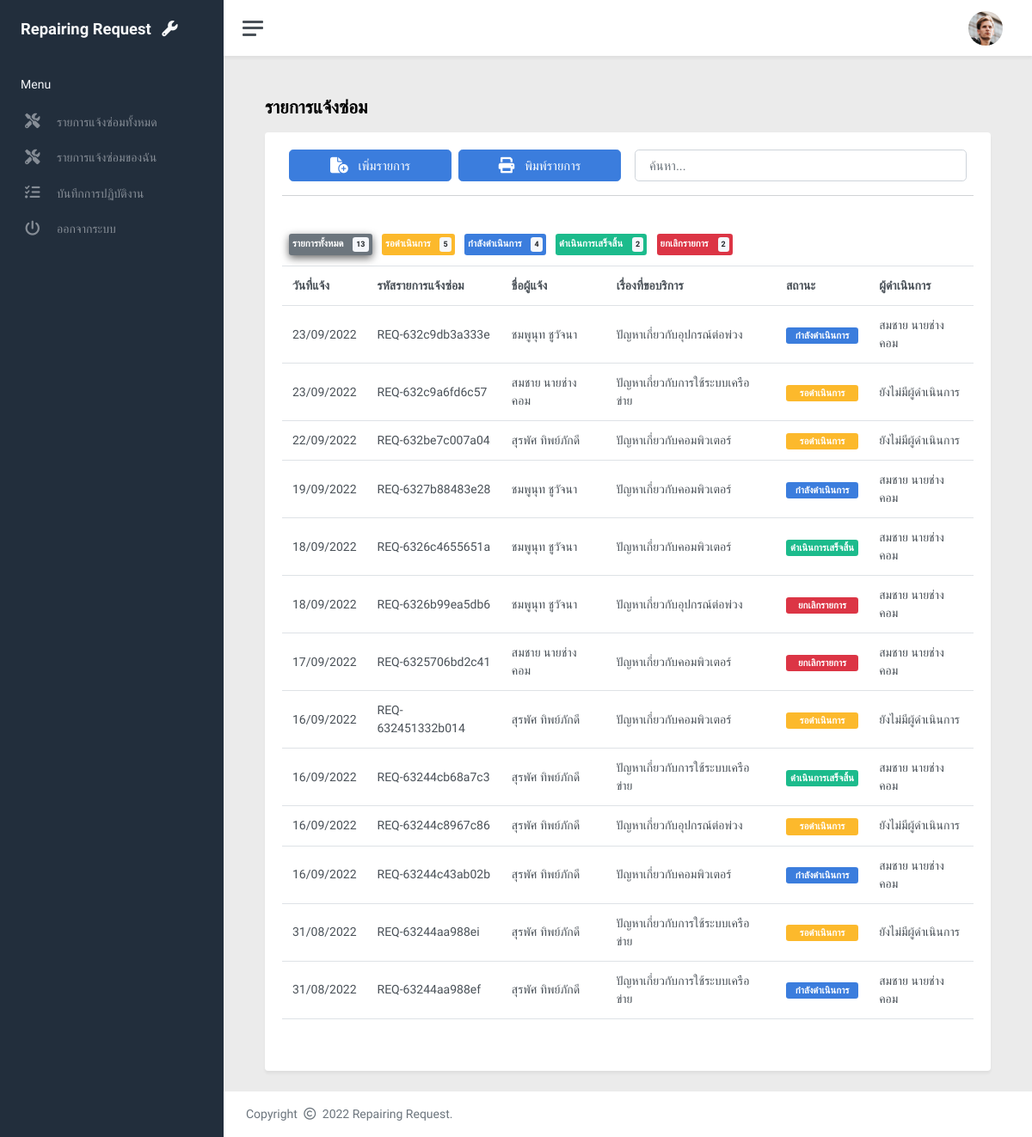
/o-request-all.php (signed in), run on the app's committed database.
### tables this page shows
CREATE TABLE `user` (
  `user_id` varchar(17) NOT NULL COMMENT 'รหัสผู้ใช้',
  `user_profile` varchar(50) NOT NULL DEFAULT 'default-avatar.png' COMMENT 'รูปโปรไฟล์',
  `user_name` varchar(50) NOT NULL COMMENT 'ชื่อผู้ใช้',
  `user_lastname` varchar(50) NOT NULL COMMENT 'นามสกุลผู้ใช้',
  `user_tel` varchar(15) NOT NULL COMMENT 'โทรศัพท์',
  `dep_id` int(5) DEFAULT NULL COMMENT 'รหัสหน่วยงาน/แผนก',
  `user_username` varchar(50) NOT NULL COMMENT 'Username',
  `user_password` varchar(100) NOT NULL COMMENT 'รหัสผ่าน',
  `user_token` varchar(100) DEFAULT NULL COMMENT 'คีย์จดจำผู้ใช้',
  `user_level` int(2) DEFAULT 3 COMMENT 'สิทธิการใช้งาน'
);

CREATE TABLE `request` (
  `req_id` varchar(17) NOT NULL COMMENT 'รหัสรายการแจ้งซ่อม',
  `user_id` varchar(17) NOT NULL COMMENT 'รหัสผู้ขอรับบริการ',
  `service_id` int(10) DEFAULT NULL COMMENT 'รหัสบริการ',
  `type_id` int(10) DEFAULT NULL COMMENT 'รหัสประเภทครุภัณฑ์',
  `dev_serial` varchar(50) DEFAULT NULL COMMENT 'หมายเลขครุภัณ์(ถ้ามี)',
  `req_date` date NOT NULL COMMENT 'วันที่ขอรับบริการ',
  `req_detail` varchar(1024) DEFAULT NULL COMMENT 'รายละเอียดปัญหาที่พบ',
  `req_status` set('รอดำเนินการ','กำลังดำเนินการ','ดำเนินการเสร็จสิ้น','ยกเลิกรายการ') NOT NULL DEFAULT 'รอดำเนินการ' COMMENT 'สถานะรายการแจ้งซ่อม'
);

CREATE TABLE `service` (
  `service_id` int(10) NOT NULL COMMENT 'รหัสบริการ',
  `service_name` varchar(50) NOT NULL COMMENT 'ชื่อบริการ'
);

### app/script/header-o.php (called while the page is built, shortened)
<?php
	require_once("database/connect.php");
	$sql = sprintf("SELECT user_name, user_lastname, user_profile FROM user WHERE user_id = '%s'", $_SESSION['RWeb-userID']);
    $result=$repairDB->query($sql);
	$row=$result->fetch_assoc();
?>

### o-request-all.php (the view, shortened to what this page needs)
<?php
    require_once("app/script/header-o.php");
?>
<!DOCTYPE html>
<html lang="en">
<head>
	<link href="asset/vendors/datatable/datatables.min.css" rel="stylesheet">
	<link href="asset/vendors/datatable/buttons.dataTables.min.css" rel="stylesheet">
	<link href="asset/css/app.css" rel="stylesheet">
	<link href="asset/vendors/fontawesome-6.1.2/css/all.min.css" rel="stylesheet">
</head>
<body>
	<div class="wrapper">
		<?php require_once("app/components/sidebar-officer.php");?>
		<div class="main">
			<?php require_once("app/components/topbar.php");?>
			<main class="content" style="background-color: #EBEBEB;">
				<div class="container-fluid p-0">
					<h3 id="pageName" class="fw-bold mb-3">รายการแจ้งซ่อม</h3>
					<div class="row row-cols-1 g-4">
						<div class="col">
							<div class="card h-100 shadow-lg">
							<div class="card-body">
								<div class="row g-3 px-2 mb-3">
									<div class="col-12 col-lg-6">
										<div class="row g-2">
											<div class="col-6">
												<a class="btn btn-lg btn-primary w-100 text-nowrap" href="o-request-new.php">
													เพิ่ม<span class="d-none d-md-inline">รายการ</span>
												</a>
											</div>
											<div class="col-6">
												<a id="print" class="btn btn-lg btn-primary w-100 text-nowrap">
													พิมพ์<span class="d-none d-md-inline">รายการ</span>
												</a>
											</div>
										</div>
									</div>
									<div class="col-12 col-lg-6">
										<input id="searchWord" class="form-control form-control-lg" type="text" placeholder="ค้นหา..." autofocus autocomplete="off">
									</div>
									<hr>
								</div>
									<?php
										$sql = 'SELECT 	(select count(*) FROM request) as total,
														(select count(*) FROM request WHERE req_status ="รอดำเนินการ" ) as waiting,
														(select count(*) FROM request WHERE req_status ="กำลังดำเนินการ" ) as inprogress,
														(select count(*) FROM request WHERE req_status ="ดำเนินการเสร็จสิ้น" ) as done,
														(select count(*) FROM request WHERE req_status ="ยกเลิกรายการ" ) as cancelled;';
										$result=$repairDB->query($sql);
										$row=$result->fetch_assoc();
									?>
									<table id="table" class="table table-hover mt-2 display nowrap w-100">
										<thead>
											<tr>
												<th colspan="6" class="h5 px-0">
													<span class="active-badge my-badge ms-2 badge bg-secondary p-1 clickable" data-group="" onclick="searchCol(4, '')">
														รายการทั้งหมด
														<span class="badge bg-light text-dark ms-2 p-1">
															<?php echo $row["total"];?>
														</span>
													</span>
													<span class="ms-2 my-badge badge bg-warning p-1 clickable" data-group="รอดำเนินการ" onclick="searchCol(4, 'รอดำเนินการ')">
														รอดำเนินการ
														<span class="badge bg-light text-light text-dark ms-2 p-1">
															<?php echo $row["waiting"];?>
														</span>
													</span>
													<span class="ms-2 my-badge badge bg-primary p-1 clickable" data-group="กำลังดำเนินการ" onclick="searchCol(4, 'กำลังดำเนินการ')">
														กำลังดำเนินการ
														<span class="badge bg-light text-dark ms-2 p-1 ">
															<?php echo $row["inprogress"];?>
														</span>
													</span>
													<span class="ms-2 my-badge badge bg-success p-1 clickable" data-group="ดำเนินการเสร็จสิ้น" onclick="searchCol(4, 'ดำเนินการเสร็จสิ้น')">
														ดำเนินการเสร็จสิ้น
														<span class="badge bg-light text-dark ms-2 p-1">
															<?php echo $row["done"];?>
														</span>
													</span>
													<span class="ms-2 my-badge badge bg-danger p-1 clickable" data-group="ยกเลิกรายการ" onclick="searchCol(4, 'ยกเลิกรายการ')">
														ยกเลิกรายการ
														<span class="badge bg-light text-dark ms-2 p-1">
															<?php echo $row["cancelled"];?>
														</span>
													</span>
												</th>
											</tr>
											<tr>
												<th>วันที่แจ้ง</th>
												<th>รหัสรายการแจ้งซ่อม</th>
												<th>ชื่อผู้แจ้ง</th>
												<th>เรื่องที่ขอบริการ</th>
												<th>สถานะ</th>
												<th>ผู้ดำเนินการ</th>
											</tr>
										</thead>
										<tbody>
											<?php
												$sql="	SELECT 	req_date, RQ.req_id, user_name, user_lastname, service_name, req_status, officer_id,
																(select CONCAT(user_name, ' ', user_lastname) FROM user WHERE user_id = officer_id)as officer_name
														FROM 	request RQ
																LEFT JOIN user US ON RQ.user_id = US.user_id
																LEFT JOIN service SV ON RQ.service_id = SV.service_id
																LEFT JOIN device_type DT ON RQ.type_id = DT.type_id
																LEFT JOIN request_solving RS ON RQ.req_id = RS.req_id
														ORDER BY req_date DESC;";
												$requestData=$repairDB->query($sql);
												while($request = $requestData->fetch_assoc()){
													$recordID = $request["req_id"];
											?>
											<tr class="clickable" onclick='showApprove("<?php echo $recordID?>")'>
												<td>
													<?php echo date('d/m/Y',strtotime($request["req_date"]));?>
												</td>
												<td>
													<?php echo $recordID;?>
												</td>
												<td>
													<?php echo $request["user_name"]."  ".$request["user_lastname"];?>
												</td>
												<td>
													<?php echo $request["service_name"];?>
												</td>
												<td>
													<?php
														$color = "";
														if($request["req_status"] == "รอดำเนินการ") $color = "bg-warning";
														else if($request["req_status"] == "กำลังดำเนินการ") $color = "bg-primary";
														else if($request["req_status"] == "ดำเนินการเสร็จสิ้น") $color = "bg-success";
														else if($request["req_status"] == "ยกเลิกรายการ") $color = "bg-danger";
													?>
													<span class="badge <?php echo $color;?> w-100 py-1">
														<?php echo $request["req_status"];?>
													</span>
												</td>
												<td>
													<?php
														if($request["officer_name"] != ""){
															echo $request["officer_name"];
														}else{
															echo "ยังไม่มีผู้ดำเนินการ";
														}
													?>
												</td>
											</tr>
											<?php } ?>
										</tbody>
									</table>
							</div>
							</div>
						</div>
					</div>
				</div>
			</main>
			<?php require_once("app/components/footer.php");?>
		</div>
	</div>
</body>
</html>

### app/components/sidebar-officer.php (shortened to what this page needs)
<nav id="sidebar" class="sidebar js-sidebar">
	<div class="sidebar-content js-simplebar">
		<a class="sidebar-brand">
			<span class="align-middle">Repairing Request
			<i class="fa-solid fa-wrench ms-2"></i></span>
		</a>
		<ul class="sidebar-nav">
			<li class="sidebar-header">
				<h5 class="text-light">Menu<h5>
			</li>
			<li class="sidebar-item" data-title="รายการแจ้งซ่อมทั้งหมด">
				<a class="sidebar-link" href="o-request-all.php">
					<span class="align-middle">รายการแจ้งซ่อมทั้งหมด</span>
          			</a>
			</li>
			<li class="sidebar-item" data-title="รายการแจ้งซ่อม">
				<a class="sidebar-link" href="o-request.php">
					<span class="align-middle">รายการแจ้งซ่อมของฉัน</span>
          			</a>
			</li>
			<li class="sidebar-item" data-title="บันทึกการปฏิบัติงาน">
				<a class="sidebar-link" href="o-resolv.php">
					<span class="align-middle">บันทึกการปฏิบัติงาน</span>
          			</a>
			</li>
			<li class="sidebar-item">
				<a class="sidebar-link" href="#" onclick="logout()">
					ออกจากระบบ
          			</a>
			</li>
		</ul>
	</div>
</nav>

### app/components/topbar.php (shortened to what this page needs)
<nav class="navbar navbar-expand navbar-light navbar-bg shadow-lg">
	<a class="sidebar-toggle js-sidebar-toggle">
       			<i class="hamburger align-self-center"></i>
     		</a>
	<div class="navbar-collapse collapse">
		<ul class="navbar-nav navbar-align">
			<li class="nav-item dropdown">
				<a class="nav-link" href="#" data-bs-toggle="dropdown">
             				<img src="<?php echo("img/avatars/".$row["user_profile"]);?>" class="avatar mini-profile img-fluid rounded-circle me-1"/>
           				</a>
			</li>
		</ul>
	</div>
</nav>

### app/components/footer.php
<footer class="footer">
	<div class="container-fluid">
		<div class="row text-muted">
			<div class="col text-start">
				<p class="mb-0">
					 <span class="text-muted">
						Copyright
						<i class="fa-regular fa-copyright me-1 ms-1"></i>
						2022 Repairing Request.
					</span>
				</p>
			</div>
		</div>
	</div>
</footer>

### o-request-all.php (style rules this page uses)
body { font-family: "Kanit"; }
.mini-profile { overflow: hidden; object-fit: cover; }
.clickable { cursor: pointer; }
.active-badge { margin-top: -0.5rem; box-shadow: 0 0.2rem 0.6rem rgb(0 0 0 / 60%); }

### data on the page
user: user_profile (picture)
user: request.req_date "23/09/2022", request.req_id "REQ-632c9db3a333e", user_name "ชมพูนุท", user_lastname "ชูวัจนา", service.service_name "ปัญหาเกี่ยวกับอุปกรณ์ต่อพ่วง", request.req_status "กำลังดำเนินการ", officer_name "สมชาย นายช่างคอม", request.req_date "19/09/2022", request.req_id "REQ-6327b88483e28", service.service_name "ปัญหาเกี่ยวกับคอมพิวเตอร์", request.req_date "18/09/2022", request.req_id "REQ-6326c4655651a", request.req_status "ดำเนินการเสร็จสิ้น", request.req_id "REQ-6326b99ea5db6", request.req_status "ยกเลิกรายการ"
request: req_date "23/09/2022", req_id "REQ-632c9a6fd6c57", user.user_name "สมชาย", user.user_lastname "นายช่างคอม", service.service_name "ปัญหาเกี่ยวกับการใช้ระบบเครือข่าย", req_status "รอดำเนินการ", shows "ยังไม่มีผู้ดำเนินการ"
request: req_date "22/09/2022", req_id "REQ-632be7c007a04", user.user_name "สุรพัศ", user.user_lastname "ทิพย์ภักดี", service.service_name "ปัญหาเกี่ยวกับคอมพิวเตอร์", req_status "รอดำเนินการ", shows "ยังไม่มีผู้ดำเนินการ"
user: request.req_date "17/09/2022", request.req_id "REQ-6325706bd2c41", user_name "สมชาย", user_lastname "นายช่างคอม", service.service_name "ปัญหาเกี่ยวกับคอมพิวเตอร์", request.req_status "ยกเลิกรายการ", officer_name "สมชาย นายช่างคอม"
request: req_date "16/09/2022", req_id "REQ-632451332b014", user.user_name "สุรพัศ", user.user_lastname "ทิพย์ภักดี", service.service_name "ปัญหาเกี่ยวกับคอมพิวเตอร์", req_status "รอดำเนินการ", shows "ยังไม่มีผู้ดำเนินการ"
user: request.req_date "16/09/2022", request.req_id "REQ-63244cb68a7c3", user_name "สุรพัศ", user_lastname "ทิพย์ภักดี", service.service_name "ปัญหาเกี่ยวกับการใช้ระบบเครือข่าย", request.req_status "ดำเนินการเสร็จสิ้น", officer_name "สมชาย นายช่างคอม", request.req_id "REQ-63244c43ab02b", service.service_name "ปัญหาเกี่ยวกับคอมพิวเตอร์", request.req_status "กำลังดำเนินการ", request.req_date "31/08/2022", request.req_id "REQ-63244aa988ef"
request: req_date "16/09/2022", req_id "REQ-63244c8967c86", user.user_name "สุรพัศ", user.user_lastname "ทิพย์ภักดี", service.service_name "ปัญหาเกี่ยวกับอุปกรณ์ต่อพ่วง", req_status "รอดำเนินการ", shows "ยังไม่มีผู้ดำเนินการ"
request: req_date "31/08/2022", req_id "REQ-63244aa988ei", user.user_name "สุรพัศ", user.user_lastname "ทิพย์ภักดี", service.service_name "ปัญหาเกี่ยวกับการใช้ระบบเครือข่าย", req_status "รอดำเนินการ", shows "ยังไม่มีผู้ดำเนินการ"

### other printed values
$row["total"] "13"
$row["waiting"] "5"
$row["inprogress"] "4"
$row["done"] "2"
$row["cancelled"] "2"
